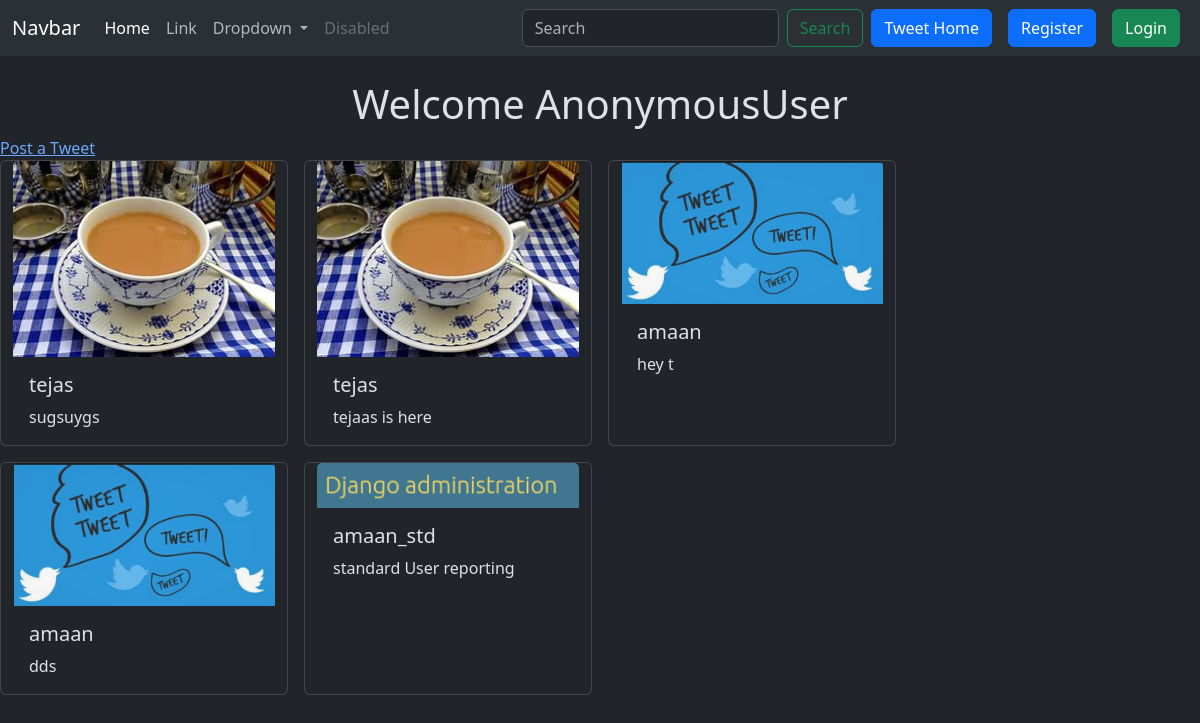
The page /tweet_list/ on the database its author committed.
### tweet/models.py (models this page shows, shortened)
class Tweet(models.Model):
    user = models.ForeignKey(User, on_delete=models.CASCADE)
    text = models.TextField(max_length=240)
    photo = models.ImageField(upload_to='photos/', blank=True, null=True)
    created_at = models.DateTimeField(auto_now_add=True)
    updated_at = models.DateTimeField(auto_now=True,)

### tweet/views.py (the view)
# urls.py: path('tweet_list/', views.tweet_list, name='tweet_list'),
def tweet_list(request):
    tweets = Tweet.objects.all().order_by('-created_at')
    return render(request, 'tweet_list.html', {"tweets": tweets, "user": request.user})

### tweet/templates/tweet_list.html (shortened to what this page needs)
{% extends "layout.html" %}
{% block content %}
<h1 class="text-center mt-4">Welcome {{user}}</h1>
<a href="{% url "tweet_create" %}" btn-success> Post a Tweet </a>
<div class="container row gap-3">
    {% for tweet in tweets %}
    <div class="card" style="width: 18rem;">
        <img src="{{tweet.photo.url}}" class="card-img-top" alt="...">
        <div class="card-body">
          <h5 class="card-title">{{tweet.user}}</h5>
          <p class="card-text">{{tweet.text}}</p>
        </div>
      </div>
    {% endfor %}
</div>
{% endblock %}

### templates/layout.html (shortened to what this page needs)
{% load static %}
<!DOCTYPE html>
<html lang="en" data-bs-theme="dark">
  <head>
    <link
      href="https://cdn.jsdelivr.net/npm/bootstrap@5.3.3/dist/css/bootstrap.min.css"
      rel="stylesheet"
    />
  </head>
  <body>
    {% include "navbar_component.html" %}
    {% block content %} This is body content {% endblock %}
  </body>
</html>

### templates/navbar_component.html (shortened to what this page needs)
<nav class="navbar navbar-expand-lg bg-body-tertiary">
    <div class="container-fluid">
      <a class="navbar-brand" href="#">Navbar</a>
      <div class="collapse navbar-collapse" id="navbarSupportedContent">
        <ul class="navbar-nav me-auto mb-2 mb-lg-0">
          <li class="nav-item">
            <a class="nav-link active" aria-current="page" href="{% url 'tweet_list' %}">Home</a>
          </li>
          <li class="nav-item">
            <a class="nav-link" href="#">Link</a>
          </li>
          <li class="nav-item dropdown">
            <a
              class="nav-link dropdown-toggle"
              href="#"
              role="button"
              data-bs-toggle="dropdown"
              aria-expanded="false"
            >
              Dropdown
            </a>
          </li>
          <li class="nav-item">
            <a class="nav-link disabled" aria-disabled="true">Disabled</a>
          </li>
        </ul>
        <form class="d-flex" role="search">
          <input
            class="form-control me-2"
            type="search"
            placeholder="Search"
            aria-label="Search"
          />
          <button class="btn btn-outline-success" type="submit">
            Search
          </button>
        </form>
        <a href='{% url "tweet_list" %}' class="btn btn-primary mx-2">Tweet Home</a>
        {% if user.is_authenticated %}
        <form action='{% url "logout" %}' method="post">
          {% csrf_token %}
          <button class="btn btn-danger" type="submit">
            Logout
          </button>
        </form>
        {% else %}
        <a href='{% url "register" %}' class="btn btn-primary mx-2">Register</a>
        <a href='{% url "login" %}' class="btn btn-success mx-2">Login</a>
        {% endif %}
      </div>
    </div>
  </nav>

### rows shown on the page
Tweet: photo (picture), user "tejas", text "sugsuygs"
Tweet: photo (picture), user "tejas", text "tejaas is here"
Tweet: photo (picture), user "amaan", text "hey t"
Tweet: photo (picture), user "amaan", text "dds"
Tweet: photo (picture), user "amaan_std", text "standard User reporting"

### other values the page prints
{{ user }} "AnonymousUser"
